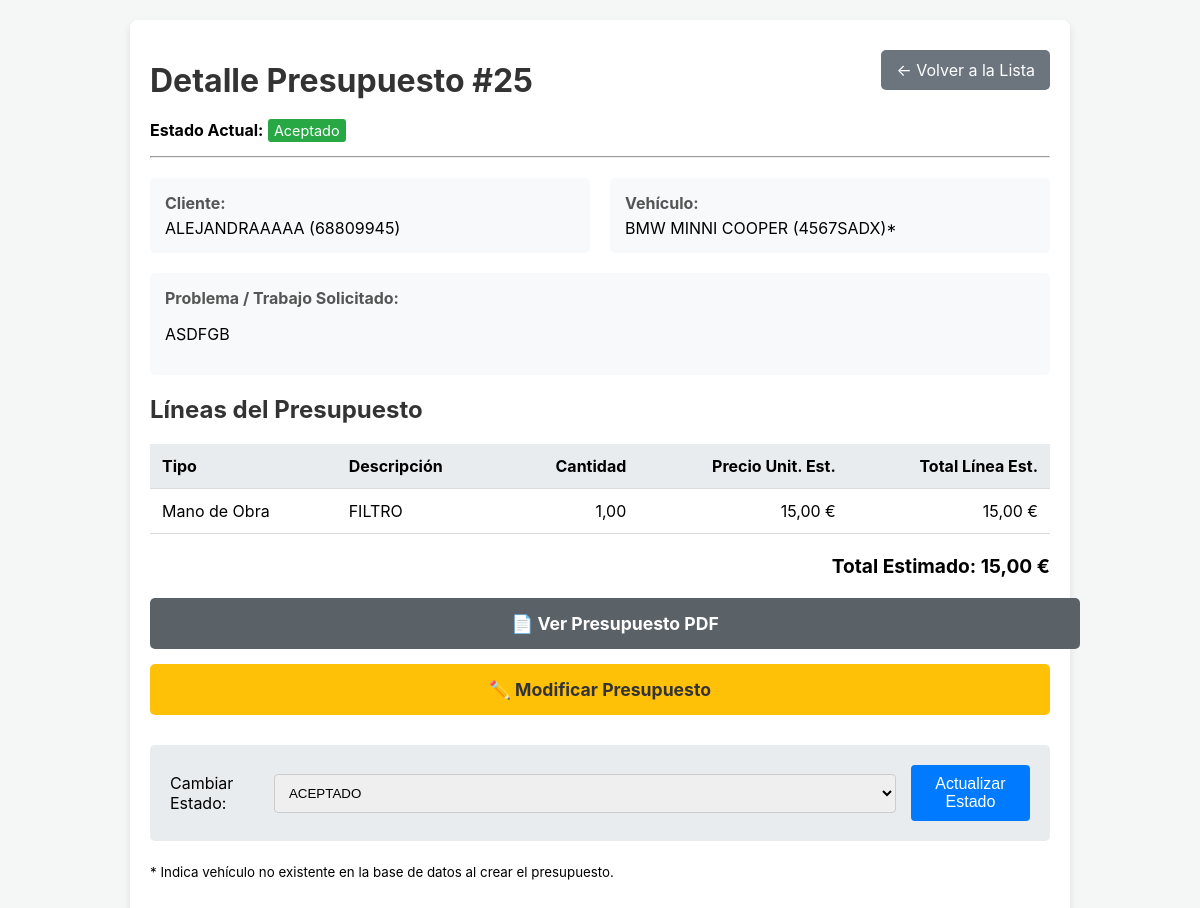
/presupuesto/25/ (signed in), run on an earlier commit of the app's database.
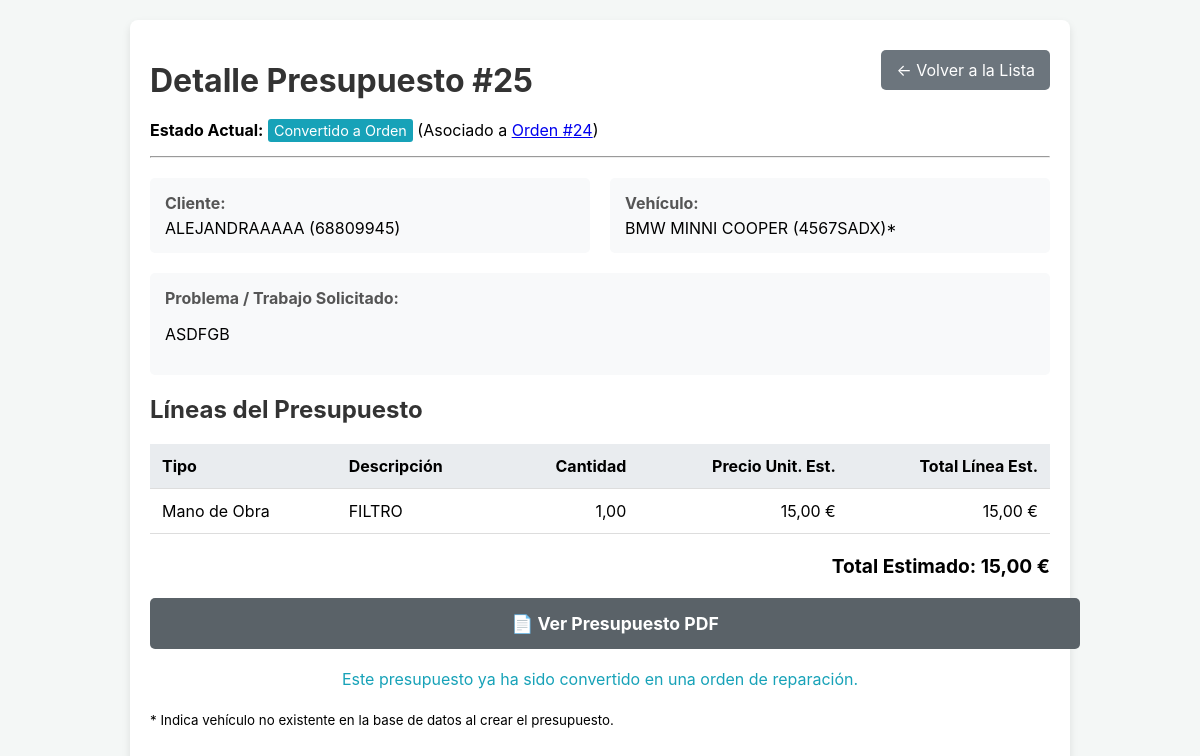
And on a later commit of the database.
### taller/models.py (models this page shows, shortened)
class Presupuesto(models.Model):
    cliente = models.ForeignKey(Cliente, on_delete=models.CASCADE, help_text="Cliente al que se dirige el presupuesto.")
    vehiculo = models.ForeignKey(Vehiculo, on_delete=models.SET_NULL, null=True, blank=True, help_text="Vehículo asociado (opcional, si ya existe).")
    matricula_nueva = models.CharField(max_length=20, blank=True, null=True, help_text="Matrícula si es un vehículo nuevo.")
    marca_nueva = models.CharField(max_length=50, blank=True, null=True, help_text="Marca si es un vehículo nuevo.")
    modelo_nuevo = models.CharField(max_length=50, blank=True, null=True, help_text="Modelo si es un vehículo nuevo.")
    fecha_creacion = models.DateTimeField(default=timezone.now, editable=False)
    problema_o_trabajo = models.TextField(help_text="Descripción del problema o trabajo a presupuestar.")
    ESTADO_CHOICES = [
        ('Pendiente', 'Pendiente'),
        ('Aceptado', 'Aceptado'),
        ('Rechazado', 'Rechazado'),
        ('Convertido', 'Convertido a Orden'),
    ]
    estado = models.CharField(max_length=20, choices=ESTADO_CHOICES, default='Pendiente')
    total_estimado = models.DecimalField(max_digits=10, decimal_places=2, default=0.00, help_text="Cálculo total del presupuesto.")

class Cliente(models.Model):
    nombre = models.CharField(max_length=100)
    telefono = models.CharField(max_length=20, unique=True)
    TIPO_DOCUMENTO_CHOICES = [
        ('DNI', 'DNI'),
        ('NIE', 'NIE'),
        ('NIF', 'NIF (Empresas)'),
    ]
    tipo_documento = models.CharField(max_length=10, choices=TIPO_DOCUMENTO_CHOICES, default='DNI', null=True, blank=True)
    documento_fiscal = models.CharField(max_length=20, null=True, blank=True, help_text="Número de DNI, NIE o NIF")
    direccion_fiscal = models.CharField(max_length=255, null=True, blank=True, help_text="Calle, Número, Piso, Puerta")
    codigo_postal_fiscal = models.CharField(max_length=10, null=True, blank=True)
    ciudad_fiscal = models.CharField(max_length=100, null=True, blank=True)
    provincia_fiscal = models.CharField(max_length=100, null=True, blank=True)

class OrdenDeReparacion(models.Model):
    cliente = models.ForeignKey(Cliente, on_delete=models.CASCADE)
    vehiculo = models.ForeignKey(Vehiculo, on_delete=models.CASCADE)
    fecha_entrada = models.DateTimeField(auto_now_add=True)
    problema = models.TextField()
    presupuesto_origen = models.OneToOneField('Presupuesto', on_delete=models.SET_NULL, null=True, blank=True, related_name='orden_generada')
    ESTADO_CHOICES = [
        ('Recibido', 'Recibido'),
        ('En Diagnostico', 'En Diagnóstico'),
        ('Esperando Piezas', 'Esperando Piezas'),
        ('En Reparacion', 'En Reparación'),
        ('Listo para Recoger', 'Listo para Recoger'),
        ('Entregado', 'Entregado'),
    ]
    estado = models.CharField(max_length=20, choices=ESTADO_CHOICES, default='Recibido')

### taller/views.py (the view, shortened to what this page needs)
# urls.py: path('presupuesto/<int:presupuesto_id>/', views.detalle_presupuesto, name='detalle_presupuesto'),
@login_required
def detalle_presupuesto(request, presupuesto_id):
    presupuesto = get_object_or_404(Presupuesto.objects.select_related('cliente', 'vehiculo__cliente').prefetch_related('lineas'), id=presupuesto_id)
    orden_generada = None
    try: orden_generada = presupuesto.orden_generada
    except OrdenDeReparacion.DoesNotExist: pass
    context = { 'presupuesto': presupuesto, 'lineas': presupuesto.lineas.all(), 'estados_posibles': Presupuesto.ESTADO_CHOICES, 'orden_generada': orden_generada }
    return render(request, 'taller/detalle_presupuesto.html', context)

### taller/models.py (called while the page is built)
    @property
    def total_linea_estimado(self):
        cantidad = self.cantidad if self.cantidad is not None else Decimal('0.00')
        precio = self.precio_unitario_estimado if self.precio_unitario_estimado is not None else Decimal('0.00')
        return cantidad * precio

### taller/templates/taller/detalle_presupuesto.html (shortened to what the changed rows need)
<!DOCTYPE html>
{% load static %}
<html lang="es">
<head>
    <link rel="stylesheet" href="{% static 'taller/css/main.css' %}">
    <link rel="stylesheet" href="{% static 'taller/css/responsive.css' %}">
</head>
<body>
    <div class="container" style="max-width: 900px;">
        <div class="header">
            <h1>Detalle Presupuesto #{{ presupuesto.id }}</h1>
            <a href="{% url 'lista_presupuestos' %}" class="back-btn">← Volver a la Lista</a>
        </div>
        <p>
            <strong>Estado Actual:</strong>
            <span class="estado-{{ presupuesto.estado|lower }}">{{ presupuesto.get_estado_display }}</span>
            {% if presupuesto.orden_generada %}
                (Asociado a <a href="{% url 'detalle_orden' presupuesto.orden_generada.id %}">Orden #{{ presupuesto.orden_generada.id }}</a>)
            {% endif %}
        </p>
        <hr>
        <div class="info-grid">
            <div class="info-item">
                <strong>Cliente:</strong>
                {{ presupuesto.cliente.nombre }} ({{ presupuesto.cliente.telefono }})
            </div>
            <div class="info-item">
                <strong>Vehículo:</strong>
                {% if presupuesto.vehiculo %}
                    {{ presupuesto.vehiculo }}
                {% elif presupuesto.matricula_nueva %}
                    {{ presupuesto.marca_nueva }} {{ presupuesto.modelo_nuevo }} ({{ presupuesto.matricula_nueva }})*
                {% else %}
                    No especificado
                {% endif %}
            </div>
        </div>
        <div class="info-item" style="margin-top: 20px;">
            <strong>Problema / Trabajo Solicitado:</strong>
            <p>{{ presupuesto.problema_o_trabajo|linebreaks }}</p>
        </div>
        <h2>Líneas del Presupuesto</h2>
        <table class="lines-table">
            <thead>
                <tr>
                    <th>Tipo</th>
                    <th>Descripción</th>
                    <th style="text-align: right;">Cantidad</th>
                    <th style="text-align: right;">Precio Unit. Est.</th>
                    <th style="text-align: right;">Total Línea Est.</th>
                </tr>
            </thead>
            <tbody>
            </tbody>
        </table>
        <div class="total-summary">
            Total Estimado: {{ presupuesto.total_estimado|floatformat:2 }} €
        </div>
        <div style="margin-top: 20px;">
            <a href="{% url 'ver_presupuesto_pdf' presupuesto.id %}" target="_blank" class="btn-pdf">📄 Ver Presupuesto PDF</a>
        </div>
        {% if presupuesto.estado != 'Convertido' %}
            <div style="margin-top: 15px;">
                <a href="{% url 'editar_presupuesto' presupuesto.id %}" class="btn-edit">✏️ Modificar Presupuesto</a>
            </div>
            <div class="status-form">
                <form action="{% url 'detalle_presupuesto' presupuesto.id %}" method="post" style="display: flex; flex-grow: 1; gap: 15px; align-items: center;">
                    <label for="nuevo_estado" style="margin-bottom: 0;">Cambiar Estado:</label> <select name="nuevo_estado" id="nuevo_estado" style="margin-bottom: 0; flex-grow: 1;">
                        {% for value, name in estados_posibles %}
                            {% if value != 'Convertido' %}
                            <option value="{{ value }}" {% if presupuesto.estado == value %}selected{% endif %}>{{ name }}</option>
                            {% endif %}
                        {% endfor %}
                    </select>
                    <button type="submit" style="margin-top: 0;">Actualizar Estado</button> </form>
            </div>
        {% else %}
         <p style="margin-top: 20px; text-align: center; color: #17a2b8;">Este presupuesto ya ha sido convertido en una orden de reparación.</p>
        {% endif %}
        <p style="margin-top: 20px;"><small>* Indica vehículo no existente en la base de datos al crear el presupuesto.</small></p>
    </div>
</body>
</html>

What changed in the data, as far as the page shows it:
changed Presupuesto "BMW": estado "Aceptado" → "Convertido a Orden"; orden_generada.id (not shown) → "24"; nuevo_estado "Aceptado" → (not shown)
Also different on the page:
text no longer shown: "✏️ Modificar Presupuesto Cambiar Estado: Actualizar Estado"
text now shown: "(Asociado a Orden # ) Este presupuesto ya ha sido convertido en una orden de reparación."
